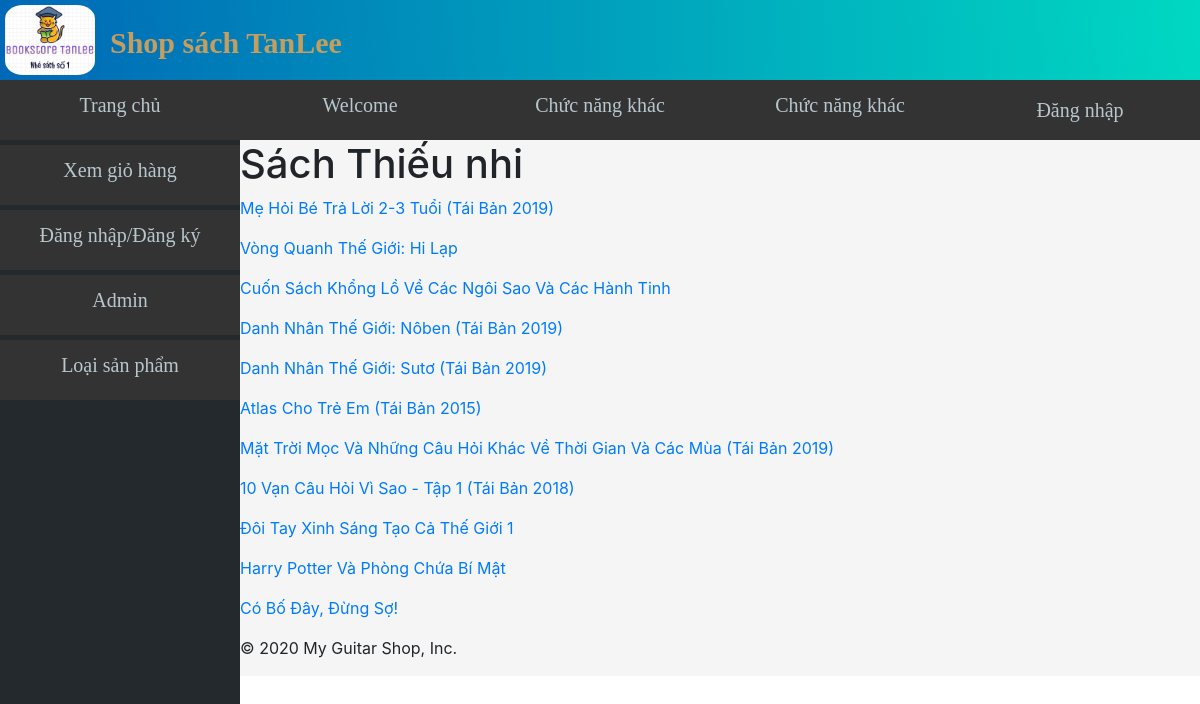
Screenshot of /catalog?category_id=2 with the database file from the repository.
### tables this page shows
CREATE TABLE `categories` (
  `categoryID` int(11) NOT NULL,
  `categoryName` varchar(255) NOT NULL
);

CREATE TABLE `products` (
  `productID` int(11) NOT NULL,
  `categoryID` int(11) NOT NULL,
  `productCode` varchar(255) NOT NULL,
  `productName` varchar(255) NOT NULL,
  `description` text NOT NULL,
  `image` varchar(255) DEFAULT NULL,
  `listPrice` decimal(10,2) NOT NULL,
  `discountPercent` decimal(10,2) NOT NULL DEFAULT 0.00,
  `dateAdded` datetime NOT NULL
);

### util/main.php (called while the page is built, shortened)
<?php
$uri = filter_input(INPUT_SERVER, 'REQUEST_URI', FILTER_SANITIZE_STRING);
$dirs = explode('/', $uri);
$app_path = '/' . $dirs[1] . '/' . $dirs[2] . '/';

### model/category_db.php (called while the page is built, shortened)
<?php
function get_category($category_id) {
    global $db;
    $query = '
        SELECT *
        FROM categories
        WHERE categoryID = :category_id';
    try {
        $statement = $db->prepare($query);
        $statement->bindValue(':category_id', $category_id);
        $statement->execute();
        $result = $statement->fetch();
        return $result;
    } catch (PDOException $e) {
        $error_message = $e->getMessage();
        display_db_error($error_message);
    }
}
?>

### model/product_db.php (called while the page is built, shortened)
<?php
function get_products_by_category($category_id) {
    global $db;
    $query = '
        SELECT *
        FROM products p
           INNER JOIN categories c
           ON p.categoryID = c.categoryID
        WHERE p.categoryID = :category_id';
    try {
        $statement = $db->prepare($query);
        $statement->bindValue(':category_id', $category_id);
        $statement->execute();
        $result = $statement->fetchAll();
        return $result;
    } catch (PDOException $e) {
        $error_message = $e->getMessage();
        display_db_error($error_message);
    }
}
?>

### catalog/category_view.php (the view)
<?php include '../view/header.php'; ?>
<?php include '../view/sidebar.php'; ?>
<main>
    <h1><?php echo htmlspecialchars($category_name); ?></h1>
    <?php if (count($products) == 0) : ?>
        <p>There are no products in this category.</p>
    <?php else: ?>
        <?php foreach ($products as $product) : ?>
        <p>
            <a href="<?php echo '?product_id=' . $product['productID']; ?>">
                <?php echo htmlspecialchars($product['productName']); ?>
            </a>
        </p>
        <?php endforeach; ?>
    <?php endif; ?>
</main>
<?php include '../view/footer.php'; ?>

### catalog/index.php (shortened to what this page needs)
<?php
require_once('../util/main.php');
require_once('../model/product_db.php');
require_once('../model/category_db.php');
$category_id = filter_input(INPUT_GET, 'category_id', FILTER_VALIDATE_INT);
$product_id = filter_input(INPUT_GET, 'product_id', FILTER_VALIDATE_INT);
if ($category_id !== null) {
    $action = 'category';
} elseif ($product_id !== null) {
    $action = 'product';
} else {
    $action = '';
}
switch ($action) {
    case 'category':
        $category = get_category($category_id);
        $category_name = $category['categoryName'];
        $products = get_products_by_category($category_id);
        include('./category_view.php');
        break;
}
?>

### view/header.php (shortened to what this page needs)
<!DOCTYPE html>
<html>
<head>
    <link rel="stylesheet" href="https://cdnjs.cloudflare.com/ajax/libs/twitter-bootstrap/4.3.1/css/bootstrap.min.css">
    <link rel="stylesheet" href="https://cdnjs.cloudflare.com/ajax/libs/font-awesome/5.10.0-11/css/all.min.css">
    <link rel="stylesheet" href="admin.css">
    <link rel="stylesheet" href="https://localhost/PHP_SHOP_FRAME/GUITAR_SHOP_Doing/admin.css">
</head>
<body>
    <div class="header">
        <div class="canggiua">
            <div class="trai">
                <img class="img_logo" src="http://localhost/PHP_SHOP_FRAME/GUITAR_SHOP_Doing/images/logo.jpg" alt="">
                <a class="logo" href="#">Shop sách TanLee</a>
            </div>
        </div>
    </div>

### view/sidebar.php
<div class="ad-part-left">
    <ul>
        <a href="<?= $app_path; ?>">
            <li id="li1">Trang chủ</li>
        </a>
        <a href="<?= $app_path . 'cart'; ?>">
            <li id="li2">Xem giỏ hàng</li>
        </a>
        <?php
        $account_url = $app_path . 'account';
        $logout_url = $account_url . '?action=logout';
        if (isset($_SESSION['user'])) :
        ?>
            <a href="<?= $account_url; ?>">
                <li id="li3">Tài khoản của tôi</li>
            </a>
            <a href="<?= $logout_url; ?>">
                <li id="li4">Đăng xuất</li>
            </a>
        <?php else : ?>
            <a href="<?= $account_url; ?>">
                <li id="li5">Đăng nhập/Đăng ký</li>
            </a>
        <?php endif; ?>
        <a href="<?= $app_path; ?>admin/taikhoan?action=dangnhap">
            <li id="li6">Admin</li>
        </a>
        <a href="<?= $app_path; ?>products_by_type?action=danhsach_loaisanpham">
            <li id="li7">Loại sản phẩm</li>
        </a>
    </ul>
</div>
<div class="ad-part-right">
    <div class="ad-menu-right">
        <ul>
            <li id="li13">Welcome</li>
            <a href="">
                <li id="li14">Chức năng khác</li>
            </a>
            <a href="">
                <li id="li15">Chức năng khác</li>
            </a>
            <?php
            $account_url = $app_path . 'admin/taikhoan';
            $logout_url = $account_url . '?action=dangxuat';
            if (isset($_SESSION['admin'])) :
            ?>
                <a href="<?= $logout_url; ?>">
                    <li id="li11" style="padding: 0px">
                        <button type="submit" class="nutdangxuat">Đăng xuất</button>
                    </li>
                </a>
            <?php else : ?>
                <a href="<?= $account_url; ?>">
                    <li id="li11" style="padding: 0px">
                        <button type="submit" class="nutdangxuat">Đăng nhập</button>
                    </li>
                </a>
            <?php endif; ?>
        </ul>
    </div>

### view/footer.php
</body>
<footer>
    <p id="copyright">
        &copy; <?php echo date("Y"); ?> My Guitar Shop, Inc.
    </p>
</footer>
</html>

### admin.css (style rules this page uses)
:root { --main-font: 'Source Sans Pro', sans-serif; --secondary-font: 'Herr Von Muellerhoff', cursive; --body-font: 'Cabin', sans-serif; --main-font-color-dark: #252525; --secondary-font-color: #c59d5f; --body-font-color: #515151; }
a:link { text-decoration: none; }
* { margin: 0; padding: 0; }
.header { width: 100%; height: 80px; position: fixed; top: 0px; z-index: 10; background-color: -webkit-linear-gradient(top right, #00d8c2, #0068b7); background-image: -webkit-linear-gradient(right top, rgb(0, 216, 194), rgb(0, 104, 183)); color: white; transition: 0.5s; }
.canggiua { width: 1200px; margin: auto; }
.trai { position: relative; width: 50%; float: left; }
.trai a.logo { font-family: 'Kaushan Script', cursive; font-size: 30px; font-weight: bold; text-decoration: none; display: block; padding: 20px 0 0 0; margin-left: 10px; transition: 0.5s; float: left; color: var(--secondary-font-color); }
.trai img.img_logo { float: left; width: 90px; height: 70px; transition: 0.5s; border-radius: 20%; margin: 5px; }
.ad-part-left { position: absolute; left: 0%; top: 80px; width: 20%; height: 9000px; background-color: #24292e; overflow: hidden; }
.ad-part-right { position: absolute; right: 0%; top: 80px; width: 80%; height: auto; background-color: whitesmoke; overflow: hidden; }
.ad-menu-right { z-index: 3; right: 0%; top: 0%; width: 100%; height: 60px; background-color: blueviolet; overflow: hidden; transition: 0.5s; }
.ad-part-left li { width: 100%; height: 60px; list-style: none; font-family: 'Kaushan Script', cursive; font-size: 20px; padding: 10px; background-color: #333; transition: 0.5s; text-align: center; color: #b8c7ce; margin-bottom: 5px; overflow: hidden; cursor: pointer; }
.ad-menu-right li { width: 25%; height: 60px; list-style: none; font-family: 'Kaushan Script', cursive; font-size: 20px; padding: 10px; background-color: #333; transition: 0.5s; text-align: center; color: #b8c7ce; float: left; cursor: pointer; }
.nutdangxuat { width: 100%; height: 100%; font-size: 20px; background-color: #333; border: none; color: #b8c7ce; transition: 0.5s; }

### rows the page displays
categories: categoryName "Sách Thiếu nhi"
products: productName "Mẹ Hỏi Bé Trả Lời 2-3 Tuổi (Tái Bản 2019)"
products: productName "Vòng Quanh Thế Giới: Hi Lạp"
products: productName "Cuốn Sách Khổng Lồ Về Các Ngôi Sao Và Các Hành Tinh"
products: productName "Danh Nhân Thế Giới: Nôben (Tái Bản 2019)"
products: productName "Danh Nhân Thế Giới: Sutơ (Tái Bản 2019)"
products: productName "Atlas Cho Trẻ Em (Tái Bản 2015)"
products: productName "Mặt Trời Mọc Và Những Câu Hỏi Khác Về Thời Gian Và Các Mùa (Tái Bản 2019)"
products: productName "10 Vạn Câu Hỏi Vì Sao - Tập 1 (Tái Bản 2018)"
products: productName "Đôi Tay Xinh Sáng Tạo Cả Thế Giới 1"
products: productName "Harry Potter Và Phòng Chứa Bí Mật"
products: productName "Có Bố Đây, Đừng Sợ!"
